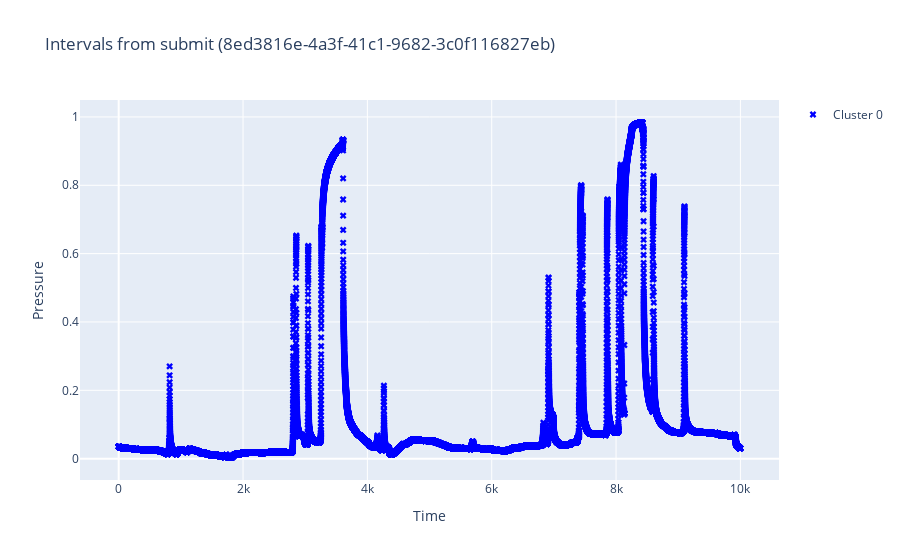

The notebook cell this image was saved under:
### Markdown cell above
## Обработанная кластеризация

### Code cell
plot_data_from_submit(clust_df, filename, SUBMIT_OUTPUT_PATH)

### Figure 1 — Plotly figure (JSON) as saved in the notebook; plotly's stock layout.template omitted (floating-point values rounded to 4 significant figures; data arrays with more than 128 entries replaced by an {"elided": "..."} marker saying what was removed)
{"data": [{"marker": {"color": "blue", "size": 6, "symbol": "x"}, "mode": "markers", "name": "Cluster 0", "type": "scatter", "x": {"elided": "47528 float values"}, "y": {"elided": "47528 float values"}}], "layout": {"showlegend": true, "title": {"text": "Intervals from submit (8ed3816e-4a3f-41c1-9682-3c0f116827eb)"}, "xaxis": {"title": {"text": "Time"}}, "yaxis": {"title": {"text": "Pressure"}}}}
